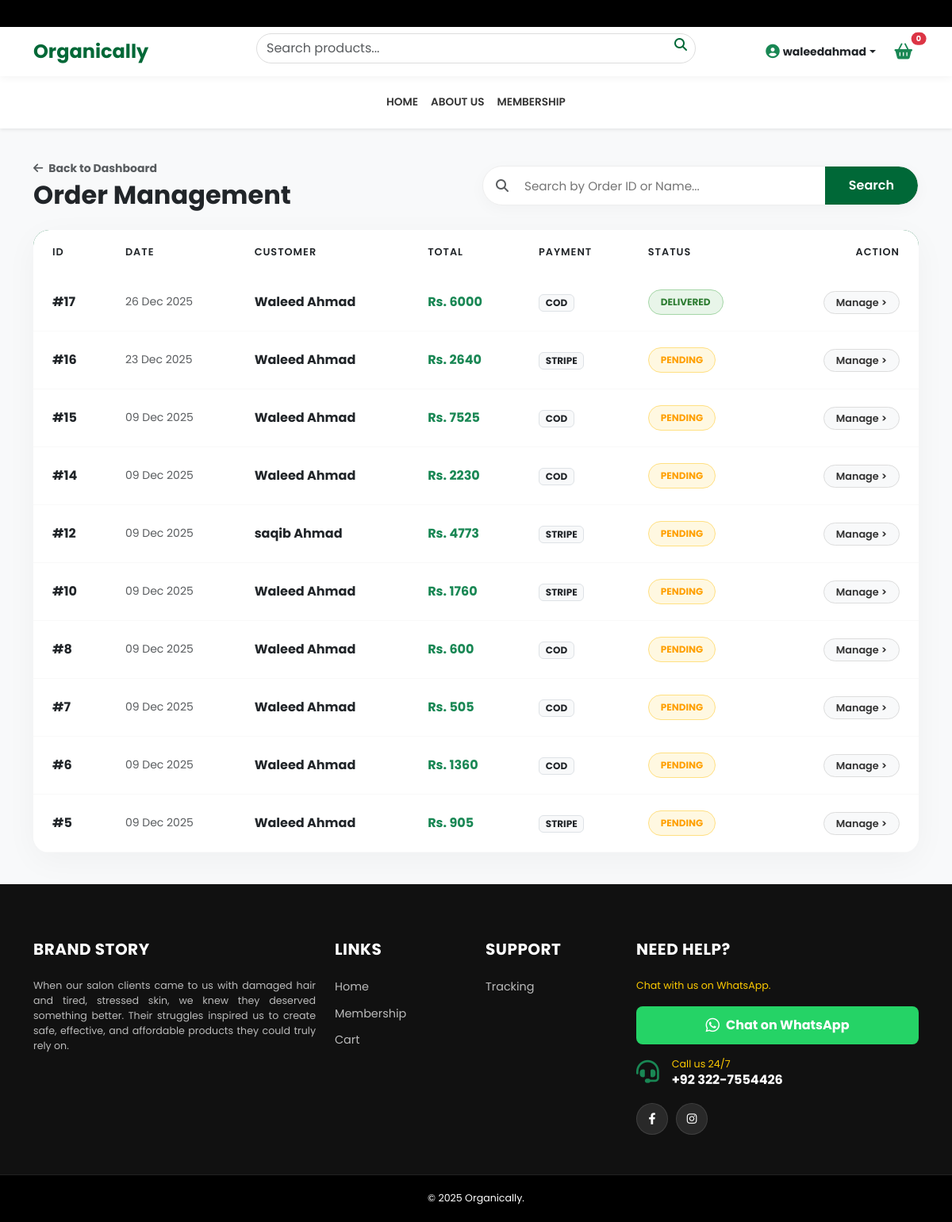
The app's page /portal/orders/ (signed in) with its own data.
### orders/models.py (models this page shows, shortened)
class Order(models.Model):
    STATUS_CHOICES = (('Pending','Pending'),('Confirmed','Confirmed'),('Dispatch','Dispatch'),('Delivered','Delivered'),('Return','Return'),('Cancel','Cancel'))
    user = models.ForeignKey(User, on_delete=models.SET_NULL, null=True, blank=True)
    first_name = models.CharField(max_length=50); last_name = models.CharField(max_length=50)
    email = models.EmailField(); phone = models.CharField(max_length=20)
    address = models.TextField(); city = models.CharField(max_length=50)
    payment_method = models.CharField(max_length=20, default='cod')
    total_amount = models.DecimalField(max_digits=10, decimal_places=2)
    created_at = models.DateTimeField(auto_now_add=True)
    is_paid = models.BooleanField(default=False)
    status = models.CharField(max_length=20, choices=STATUS_CHOICES, default='Pending')

### custom_admin/views.py (the view)
# urls.py: path('orders/', views.admin_all_orders, name='admin_all_orders'),
@user_passes_test(is_admin)
def admin_all_orders(request):
    q = request.GET.get('q')
    orders = Order.objects.all().order_by('-created_at')
    if q:
        orders = orders.filter(Q(id__icontains=q)|Q(first_name__icontains=q))
    return render(request, 'custom_admin/all_orders.html', {'orders': orders})

### custom_admin/views.py (called while the page is built)
def is_admin(u): return u.is_superuser

### orders/context_processors.py (called while the page is built)
def cart_count(request):
    cart = request.session.get('cart', {})
    return {'cart_item_count': sum(cart.values())}

### templates/custom_admin/all_orders.html (shortened to what this page needs)
{% extends 'store/base.html' %}
{% block content %}
<div class="admin-bg">
    <div class="container">
        <div class="row align-items-center mb-4 g-3">
            <div class="col-md-6"><a href="{% url 'admin_dashboard' %}" class="text-decoration-none text-muted fw-bold small mb-1 d-block"><i class="fas fa-arrow-left me-1"></i> Back to Dashboard</a><h2 class="fw-bold text-dark m-0">Order Management</h2></div>
            <div class="col-md-6"><form method="GET" class="admin-search-card"><i class="fas fa-search text-muted ms-3"></i><input type="text" name="q" class="admin-search-input" placeholder="Search by Order ID or Name..." value="{{ query|default:'' }}"><button type="submit" class="admin-search-btn">Search</button></form></div>
        </div>
        <div class="table-container d-none d-md-block">
            <div class="table-responsive">
                <table class="table mb-0">
                    <thead class="table-header">
                        <tr>
                            <th class="ps-4">ID</th><th>Date</th><th>Customer</th><th>Total</th><th>Payment</th><th>Status</th><th class="text-end pe-4">Action</th>
                        </tr>
                    </thead>
                    <tbody>
                        {% for order in orders %}
                        <tr class="table-row">
                            <td class="ps-4 fw-bold text-dark">#{{ order.id }}</td>
                            <td class="small text-muted">{{ order.created_at|date:"d M Y" }}</td>
                            <td><span class="fw-bold text-dark">{{ order.first_name }} {{ order.last_name }}</span></td>
                            <td class="fw-bold text-success">Rs. {{ order.total_amount|floatformat:0 }}</td>
                            <td><span class="badge bg-light text-dark border text-uppercase">{{ order.payment_method }}</span></td>
                            <td><span class="status-badge status-{{ order.status }}">{{ order.status }}</span></td>
                            <td class="text-end pe-4"><a href="{% url 'admin_order_detail' order.id %}" class="btn-action">Manage ></a></td>
                        </tr>
                        {% empty %}<tr><td colspan="7" class="text-center py-5 text-muted">No orders found.</td></tr>
                        {% endfor %}
                    </tbody>
                </table>
            </div>
        </div>
    </div>
</div>
{% endblock %}

### templates/store/base.html (shortened to what this page needs)
{% load static %}
<!DOCTYPE html>
<html lang="en">
<head>
    <link href="https://cdn.jsdelivr.net/npm/bootstrap@5.3.0/dist/css/bootstrap.min.css" rel="stylesheet">
    <link rel="stylesheet" href="https://cdnjs.cloudflare.com/ajax/libs/font-awesome/6.4.0/css/all.min.css">
    <link rel="stylesheet" href="https://cdnjs.cloudflare.com/ajax/libs/viewerjs/1.11.3/viewer.min.css">
</head>
<body>
    <div class="top-bar"><div class="marquee-text">Whatsapp us 24/7 at +92 322-7554426 | Free Delivery for Orders over 2500 </div></div>
    <div class="main-header sticky-top">
        <div class="container">
            <div class="row align-items-center g-2">
                <div class="col-6 col-lg-3 d-flex align-items-center">
                    <a href="{% url 'home' %}" class="text-decoration-none"><h4 class="m-0 fw-bold" style="color: var(--primary-green);">Organically</h4></a>
                </div>
                <div class="col-6 col-lg-3 text-end d-flex align-items-center justify-content-end order-lg-3 mobile-actions gap-3">
                    {% if user.is_authenticated %}
                        <div class="dropdown">
                            <a class="text-dark text-decoration-none small fw-bold dropdown-toggle d-flex align-items-center" href="#" data-bs-toggle="dropdown">
                                <span class="d-none d-lg-inline">{{ user.username }}</span>
                            </a>
                        </div>
                    {% else %}
                        <a href="{% url 'login' %}" class="text-dark small fw-bold"><i class="fas fa-user me-1"></i> Login</a>
                    {% endif %}
                    <a href="{% url 'cart_page' %}" class="btn btn-outline-success rounded-pill position-relative border-0 fw-bold p-1 px-2">
                        <i class="fas fa-shopping-basket fa-lg"></i>
                        <span id="cart-badge" class="position-absolute top-0 start-100 translate-middle badge rounded-pill bg-danger" style="font-size: 0.6rem;">{{ cart_item_count|default:"0" }}</span>
                    </a>
                </div>
                <div class="col-12 col-lg-6 order-lg-2 mt-2 mt-lg-0">
                    <form class="search-box d-flex position-relative" action="{% url 'search' %}" method="GET">
                        <input class="form-control search-input" type="search" name="q" placeholder="Search products..." value="{{ request.GET.q }}">
                        <button class="search-btn" type="submit"><i class="fas fa-search"></i></button>
                    </form>
                </div>
            </div>
        </div>
    </div>
    <nav class="navbar navbar-expand-lg navbar-custom shadow-sm bg-white d-none d-lg-block">
        <div class="container justify-content-center">
            <ul class="navbar-nav align-items-center">
                <li class="nav-item"><a class="nav-link" href="{% url 'home' %}">HOME</a></li>
                <li class="nav-item"><a class="nav-link" href="{% url 'about' %}">ABOUT US</a></li>
                <li class="nav-item"><a class="nav-link" href="{% url 'membership' %}">MEMBERSHIP</a></li>
            </ul>
        </div>
    </nav>
    <div style="flex: 1;">{% block content %}{% endblock %}</div>
    <footer>
        <div class="container">
            <div class="row g-4">
                <div class="col-lg-4 col-md-6">
                    <h5 class="text-white">Brand Story</h5>
                    <p class="small mb-4" style="color: var(--accent-white); text-align: justify;">
                        When our salon clients came to us with damaged hair and tired, stressed skin, we knew they deserved something better.
                        Their struggles inspired us to create safe, effective, and affordable products they could truly rely on.
                    </p>
                </div>
                <div class="col-lg-2 col-md-6 col-6"><h5>Links</h5><ul><li><a href="{% url 'home' %}">Home</a></li><li><a href="{% url 'membership' %}">Membership</a></li><li><a href="{% url 'cart_page' %}">Cart</a></li></ul></div>
                <div class="col-lg-2 col-md-6 col-6"><h5>Support</h5><ul><li><a href="{% url 'my_orders' %}">Tracking</a></li></ul></div>
                <div class="col-lg-4 col-md-6">
                    <h5>Need Help?</h5>
                    <p class="small mb-3" style="color: var(--accent-yellow);">Chat with us on WhatsApp.</p>
                    <a href="https://wa.me/923227554426" target="_blank" class="btn w-100 mb-3 d-flex align-items-center justify-content-center" style="background-color: #25D366; color: white; font-weight: bold; border:none; padding: 12px; border-radius: 8px;"><i class="fab fa-whatsapp fa-lg me-2"></i> Chat on WhatsApp</a>
                    <div class="d-flex align-items-center mb-3"><i class="fas fa-headset fa-2x text-success me-3"></i><div><p class="mb-0 small" style="color: var(--accent-yellow);">Call us 24/7</p><h6 class="text-white fw-bold m-0">+92 322-7554426</h6></div></div>
                    <div class="footer-social"><a href="https://web.facebook.com/profile.php?id=61584493205748" target="_blank"><i class="fab fa-facebook-f"></i></a><a href="#" target="_blank"><i class="fab fa-instagram"></i></a></div>
                </div>
            </div>
        </div>
        <div class="footer-bottom"><div class="container text-center"><p class="mb-0 small text-white">&copy; 2025 Organically.</p></div></div>
    </footer>
</body>
</html>

### templates/store/base.html (style rules this page uses)
:root { --primary-green: #006837; --accent-yellow: #fecb00; --light-bg: #f8f9fa; }
body { font-family: 'Poppins', sans-serif; background-color: var(--light-bg); display: flex; flex-direction: column; min-height: 100vh; }
.top-bar { background-color: #000; color: #fff; font-size: 0.75rem; padding: 8px 0; overflow: hidden; white-space: nowrap; }
.marquee-text { display: inline-block; padding-left: 100%; animation: marquee 15s linear infinite; }
.main-header { background-color: #fff; padding: 15px 0; box-shadow: 0 2px 10px rgba(0,0,0,0.05); }
.search-input { border-radius: 50px; padding-right: 40px; border: 1px solid #ddd; }
.search-btn { position: absolute; right: 5px; top: 2px; background: none; border: none; color: var(--primary-green); }
.navbar-custom .nav-link { color: #333; font-weight: 600; font-size: 0.85rem; padding: 15px 15px; transition: 0.3s; }
footer { background-color: #111; color: #bbb; margin-top: auto; padding-top: 70px; font-size: 0.9rem; }
footer h5 { color: #fff; font-weight: 700; margin-bottom: 25px; text-transform: uppercase; letter-spacing: 0.5px; }
footer ul { list-style: none; padding: 0; }
footer ul li { margin-bottom: 12px; }
footer ul li a { color: #bbb; text-decoration: none; transition: 0.3s; }
.footer-social { display: flex; gap: 10px; margin-top: 20px; }
.footer-social a { display: flex; width: 40px; height: 40px; background: rgba(255, 255, 255, 0.1); color: #fff !important; align-items: center; justify-content: center; border-radius: 50%; text-decoration: none; transition: all 0.3s ease; border: 1px solid rgba(255, 255, 255, 0.1); }
.footer-bottom { background: #000; padding: 20px 0; margin-top: 50px; border-top: 1px solid #222; }

### templates/custom_admin/all_orders.html (style rules this page uses)
.admin-bg { background-color: #f8f9fa; min-height: 100vh; padding: 40px 0; }
.admin-search-card { background: #fff; border-radius: 50px; padding: 0; box-shadow: 0 5px 20px rgba(0,0,0,0.03); display: flex; align-items: center; border: 1px solid #eee; width: 100%; height: 50px; overflow: hidden; position: relative; }
.admin-search-input { border: none; padding: 0 20px; height: 100%; width: 100%; flex-grow: 1; outline: none; background: transparent; font-size: 0.95rem; color: #333; margin: 0; }
.admin-search-btn { background-color: #006837; color: white; border: none; border-radius: 0 50px 50px 0; height: 100%; padding: 0 30px; font-weight: 600; transition: 0.3s; white-space: nowrap; display: flex; align-items: center; justify-content: center; margin: 0; cursor: pointer; }
.table-container { background: #fff; border-radius: 20px; box-shadow: 0 10px 40px rgba(0,0,0,0.04); overflow: hidden; border: none; margin-top: 20px; }
.table-header { background-color: #006837; color: white; text-transform: uppercase; font-size: 0.8rem; letter-spacing: 1px; }
.table-header th { padding: 18px; font-weight: 600; border: none; }
.table-row td { padding: 20px 18px; vertical-align: middle; border-bottom: 1px solid #f9f9f9; color: #555; }
.status-badge { padding: 6px 15px; border-radius: 30px; font-size: 0.75rem; font-weight: 700; text-transform: uppercase; display: inline-block; }
.status-Pending { background-color: #fff8e1; color: #ffa000; border: 1px solid #ffe082; }
.status-Delivered { background-color: #e8f5e9; color: #2e7d32; border: 1px solid #a5d6a7; }
.btn-action { background-color: #f8f9fa; color: #333; border: 1px solid #ddd; padding: 5px 15px; border-radius: 20px; font-size: 0.8rem; font-weight: 600; text-decoration: none; }

### records on screen
Order: id "17", created_at "26 Dec 2025", first_name "Waleed", last_name "Ahmad", total_amount "6000", payment_method "COD", status "DELIVERED"
Order: id "16", created_at "23 Dec 2025", first_name "Waleed", last_name "Ahmad", total_amount "2640", payment_method "STRIPE", status "PENDING"
Order: id "15", created_at "09 Dec 2025", first_name "Waleed", last_name "Ahmad", total_amount "7525", payment_method "COD", status "PENDING"
Order: id "14", created_at "09 Dec 2025", first_name "Waleed", last_name "Ahmad", total_amount "2230", payment_method "COD", status "PENDING"
Order: id "12", created_at "09 Dec 2025", first_name "saqib", last_name "Ahmad", total_amount "4773", payment_method "STRIPE", status "PENDING"
Order: id "10", created_at "09 Dec 2025", first_name "Waleed", last_name "Ahmad", total_amount "1760", payment_method "STRIPE", status "PENDING"
Order: id "8", created_at "09 Dec 2025", first_name "Waleed", last_name "Ahmad", total_amount "600", payment_method "COD", status "PENDING"
Order: id "7", created_at "09 Dec 2025", first_name "Waleed", last_name "Ahmad", total_amount "505", payment_method "COD", status "PENDING"
Order: id "6", created_at "09 Dec 2025", first_name "Waleed", last_name "Ahmad", total_amount "1360", payment_method "COD", status "PENDING"
Order: id "5", created_at "09 Dec 2025", first_name "Waleed", last_name "Ahmad", total_amount "905", payment_method "STRIPE", status "PENDING"

### other values on screen
{{ user.username }} "waleedahmad"
{{ cart_item_count|default:"0" }} "0"
